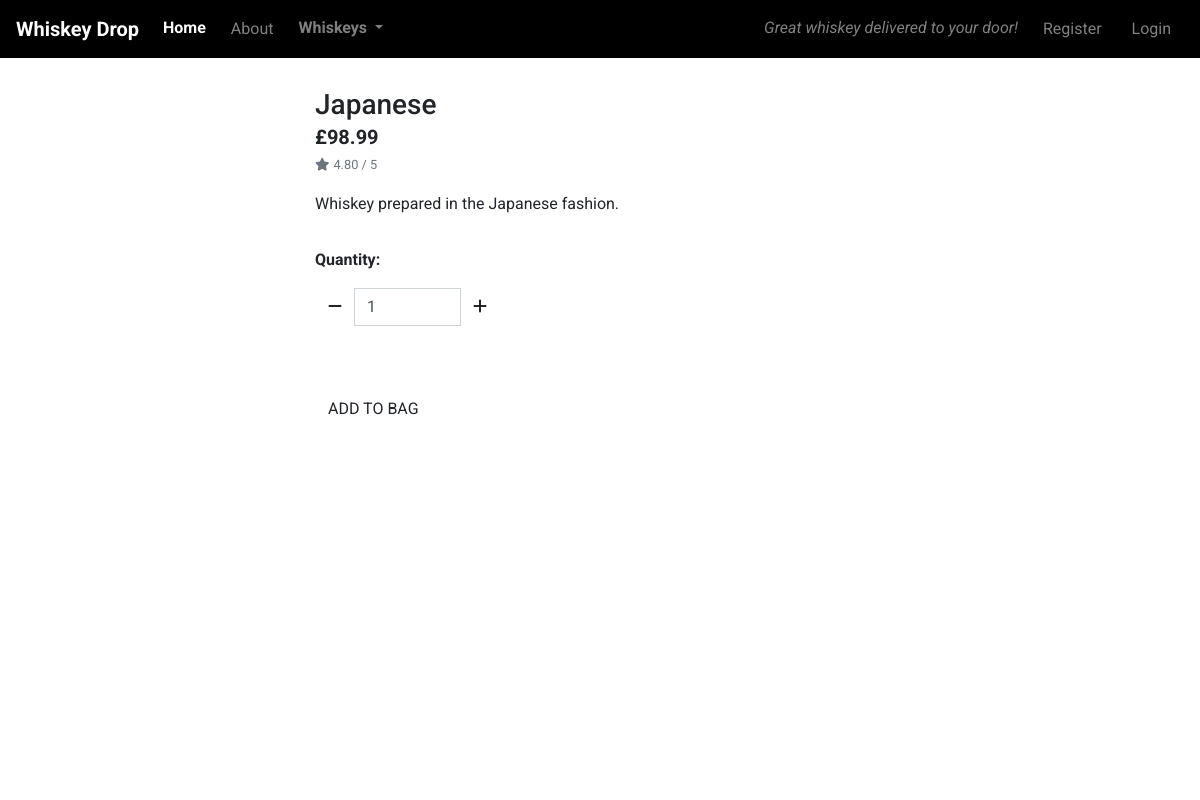
Page /products/3/ on the committed database.
### products/models.py (models this page shows, shortened)
class Product(models.Model):
    sku = models.CharField(max_length=254, null=True, blank=True)
    name = models.CharField(max_length=254)
    description = models.TextField()
    price = models.DecimalField(max_digits=6, decimal_places=2)
    rating = models.DecimalField(max_digits=6, decimal_places=2, null=True, blank=True)

### products/views.py (the view)
# urls.py: path('<int:product_id>/', views.product_detail, name='product_detail'),
def product_detail(request, product_id):
    products = Product.objects.all()
    product = get_object_or_404(Product, pk=product_id)
    context = {
        'products': products,
        'product': product,
    }
    return render(request, 'products/product_detail.html', context)

### products/templates/products/product_detail.html (shortened to what this page needs)
{% extends 'base.html' %}
{% load static %}
{% block page_header %}
    <div class="container header-container">
    </div>
{% endblock %}
{% block content %}
<div class="overlay"></div>
<div class="container-fluid">
    <div class="row">
        <div class="cold-12 col-md-6 col-lg-4 offset-lg-3">
            <div class="product-details-container mb-5 mt-md-5">
                <h3 class="mb-0">{{ product.name }}</h3>
                <p class="lead mb-0 text-left font-weight-bold">£{{ product.price }}</p>
                <small class="text-muted"><i class="fas fa-star mr-1"></i>{{ product.rating }} / 5</small>
                <p class="mt-3">{{ product.description }}</p>
                <form action="#" method="POST" class="form">
                    <div class="form-row">
                        <div class="col-12">
                            <p class="mt-3"><strong>Quantity:</strong></p>
                            <div class="form-group w-50">
                                <div class="input-group">
                                    <div class="input-group-prepend">
                                        <button class="decrement-qty btn btn-black rounded-0"
                                            data-item_id="{{ product.id }}" id="decrement-qty_{{ product.id }}">
                                            <span class="icon">
                                                <i class="fas fa-minus"></i>
                                            </span>
                                        </button>
                                    </div>
                                    <input class="form-control qty_input" type="number" name="quantity" value="1" min="1" max="99" data-item_id="{{ product.id }}" id="id_qty_{{ product.id }}">
                                    <div class="input-group-append">
                                        <button class="increment-qty btn btn-black rounded-0"
                                            data-item_id="{{ product.id }}" id="increment-qty_{{ product.id }}">
                                            <span class="icon">
                                                <i class="fas fa-plus"></i>
                                            </span>
                                        </button>
                                    </div>
                                </div>
                            </div>
                        </div>
                        <div class="col-12">
                            <input type="submit" value="Add to Bag" class="btn btn-black rounded-0 text-uppercase mt-5">
                        </div>
                    </div>
                </form>
            </div>
        </div>
    </div>
</div>
{% endblock %}

### static/css/base.css (style rules this page uses)
body { font-family: 'Roboto', sans-serif; height: calc(100vh - 40px); }
.header-container { padding-top: 40px; }
.overlay { height: 100%; width: 100%; top: 0; left: 0; position: fixed; background: #fff; z-index: -1; }

### rows in the picture
Product: name "Japanese", price "98.99", rating "4.80", description "Whiskey prepared in the Japanese fashion."
